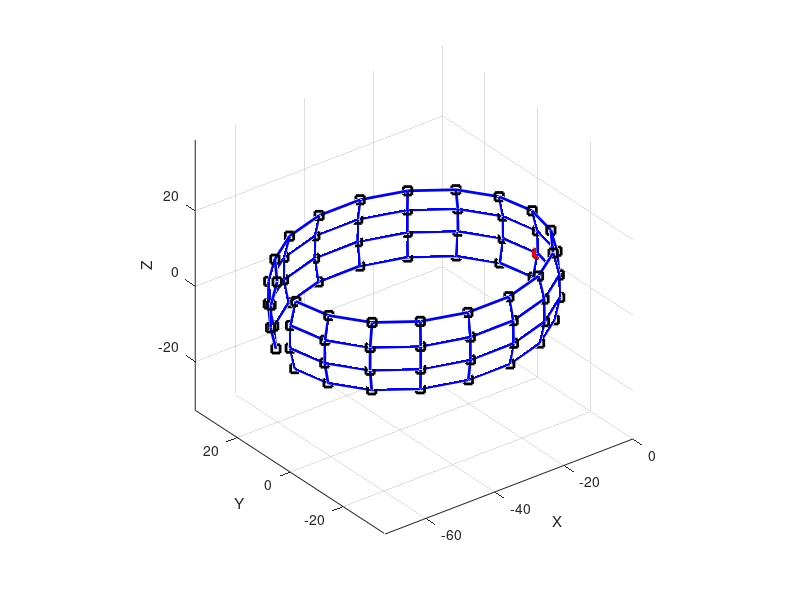

The MATLAB source for this figure: (Note: this script raises an error after producing the figure.)
clc
clear;
close all;
% addpath('C:\Reza\work\ECGKalmanFilter\ToolBox');
% addpath('C:\Reza\work\MILCA');
%//////////////////////////////////////////////////////////////////////////
load LOUETTE_07-Oct-2005_30s.txt -mat; data = LOUETTE1(1:1200,:)';clear LOUETTE1
%//////////////////////////////////////////////////////////////////////////

% maternal abdomen as a spheroid

scale = 30;
a = 1.2*scale;
b = 1*scale;
c = 1*scale;

%phi = [0:.2:pi pi]';
phi = [pi/2.5:.2:pi-pi/2.5]';
step = (2*pi)/18;
teta = 0:step:2*pi-step;

x = a*sin(phi)*cos(teta);
y = b*sin(phi)*sin(teta);
z = c*cos(phi)*ones(size(teta));

x = -x;
y = -y;

S = [x(:) y(:) z(:)]';

navalindex = 39;

naval = S(:,navalindex);

% S = [S(:,1:navalindex-1) S(:,navalindex+1:end)];
% x = [x(:,1:navalindex-1) x(:,navalindex+1:end)];
% y = [y(:,1:navalindex-1) y(:,navalindex+1:end)];
% z = [z(:,1:navalindex-1) z(:,navalindex+1:end)];

S = S - naval*ones(1,size(S,2));
x = x - naval(1);
y = y - naval(2);
z = z - naval(3);
figure;
h = mesh(x,y,z);

% % figure;
% % hh = mesh(x,y,z,[MI [0 0 0]']);


set(h,'LineWidth',2);
colormap([0 0 1]);
axis equal
hold on;
plot3(S(1,:),S(2,:),S(3,:),'ks','LineWidth',2);
plot3(0,0,0,'ro','LineWidth',3);
xlabel('X');
ylabel('Y');
zlabel('Z');

%//////////////////////////////////////////////////////////////////////////
km = 1;
kf = .3;

%elec = [-2 5 5; -2 -5 5; -2 -5 -5; -2 5 -5 ; -6 5 5; -6 -5 5; -6 -5 -5; -6 5 -5];% ; -25 7 20];
%elec = [-6 -10 2;-6 -10 -2;-3 -5 2;-3 -5 -2;-3 5 2;-3 5 -2;-6 10 2;-6 10 -2];

elec = S';

% rf = find(S(1,:)==0 & S(2,:)==0 & S(3,:)==0);
% elec = [S(:,1:rf-1) S(:,rf+1:end)]';

chindex = [1 2 3 4 5 6 7 8];

pos_f = [-13 -4 1];
pos_m = [-15 7 20];

r_f = sqrt(sum(pos_f.^2));
r_m = sqrt(sum(pos_m.^2));
for i = 1:size(elec,1),
    for j = 1:3,
        H_m(i,j) = km* ((elec(i,j)-pos_m(j))/sqrt(sum((elec(i,:)-pos_m).^2))^3 - (0-pos_m(j))/r_m^3);
        H_f(i,j) = kf* ((elec(i,j)-pos_f(j))/sqrt(sum((elec(i,:)-pos_f).^2))^3 - (0-pos_f(j))/r_f^3);
    end
end

% FrankPos = [-5 -8 -2; -3 0 -1; -3 -5 -5];
% FrankNeg = [-10 -8 -2; -3 -15 -1; -3 -5 5];
FrankPos = [-10 20 20; -20 20 20; -30 20 30];       % Maternal Frank leads
FrankNeg = [-60 20 20; -20 -20 20; -30 20 10];     % Maternal Frank leads
for i = 1:3,
    for j = 1:3,
        Frank_m(i,j) = km* ((FrankPos(i,j)-pos_m(j))/sqrt(sum((FrankPos(i,:)-pos_m).^2))^3 - (FrankNeg(i,j)-pos_m(j))/sqrt(sum((FrankNeg(i,:)-pos_m).^2))^3);
        Frank_f(i,j) = kf* ((FrankPos(i,j)-pos_f(j))/sqrt(sum((FrankPos(i,:)-pos_f).^2))^3 - (FrankNeg(i,j)-pos_f(j))/sqrt(sum((FrankNeg(i,:)-pos_f).^2))^3);
    end
end

%//////////////////////////////////////////////////////////////////////////
N = 500;
fs = 250;

% mother params
F_m = .9;
teta0_m = -pi/2;

tetai_m.x  = [-1.09  -0.83   -0.19     -.07  0 .06        0.22    1.2 1.42 1.68];% 2.9];
alphai_m.x = [0.03   .08    -0.13    .85 1.11 .75     0.06   0.1  0.17 0.39];% .03];
bi_m.x     = [0.0906    0.1057    0.0453    0.0378    0.0332    0.0302    0.0378    0.6040 0.3020    0.1812];% .5];

tetai_m.y  = [-1.1  -0.9 -0.76       -0.11   -.01       0.065  0.8      1.58];% 2.9];
alphai_m.y = [0.035 0.015 -0.019     0.32    .51     -0.32    0.04   0.08];% .014];
bi_m.y     = [0.07  .07  0.04        0.055    0.037    0.0604  0.450  0.3];% .5];

tetai_m.z  = [-1.1  -0.93 -0.7      -.4     -0.15    .095    1.05 1.25 1.55];% 2.8];
alphai_m.z = [-0.03 -0.14 -0.035    .045     -0.4    .46    -.12 -.2 -.35];% -.035];
bi_m.z     = [.03  .12  .04         .4    .045       .05    .8 .4 .2];% .4];

% mother params
% F_m = .9;
% teta0_m = pi;

% % tetai_m.x  = [-0.7    -0.17    0       0.18     1.4];     % [Parameters for SingleECG2.mat]
% % alphai_m.x = [0.08     -0.12   1.4     0.08   0.585];
% % bi_m.x     = [.1       .03     .045     0.02    0.3];
% %
% % tetai_m.y  = [-0.9     -0.08   0       0.05        1.3];
% % alphai_m.y = [0.04     0.3     .45     -0.35       0.09];
% % bi_m.y     = [.1       .05      .03    .04         .3];
% %
% % tetai_m.z  = [-0.8      -.3     -0.1        .06     1.35];
% % alphai_m.z = [-0.14    .03     -0.4        .46     -0.6];
% % bi_m.z     = [.1       .4      .03         .03     .3];

% fetal params
F_f = 2.2;
teta0_f = -pi/2.5;

tetai_f.x  = [-0.7    -0.17    0       0.18     1.4];
alphai_f.x = .07*[0.07     -0.11   1.3     0.07   0.275];
%alphai_f.x = .2*[0.07     -0.11   1.3     0.07   0.275];
bi_f.x     = [.1       .03     .045     0.02    0.3];

tetai_f.y  = [-0.9     -0.08   0       0.05        1.3];
alphai_f.y = .08*[0.04     0.3     .45     -0.35       0.09];
%alphai_f.y = .3*[0.04     0.3     .45     -0.35       0.09];
bi_f.y     = [.1       .05      .03    .04         .3];

tetai_f.z  = [-0.8      -.3     -0.1        .06     1.35];
alphai_f.z = .05*[-0.14    .03     -0.4        .46     -0.2];
%alphai_f.z = .4*[-0.14    .03     -0.4        .46     -0.2];
bi_f.z     = [.1       .4      .03         .03     .3];


%//////////////////////////////////////////////////////////////////////////
[DIPm tetam] = DipoleGenerator(N,fs,F_m,alphai_m,bi_m,tetai_m,teta0_m);
[DIPf tetaf] = DipoleGenerator(N,fs,F_f,alphai_f,bi_f,tetai_f,teta0_f);
% s = H_f*[DIPm.x;DIPm.y;DIPm.z];


%Rf = Rotate3D(pi,pi/7,pi/2);   % Fetal rotation matrices (tetax,tetay,tetaz)
%Rf = Rotate3D(pi/8,pi,pi/2);   % Fetal rotation matrices (tetax,tetay,tetaz)
Rf = Rotate3D(pi,0,-pi/2);   % Fetal rotation matrices (tetax,tetay,tetaz)
Rm = Rotate3D(0,0,0);           % Maternal rotation matrices (tetax,tetay,tetaz)
BWf = 1*[.001*sin(2*pi*[1:N]*.14/fs-pi/6) ; .001*sin(2*pi*[1:N]*.14/fs) ; .003*sin(2*pi*[1:N]*.14/fs)];
BWm = 1*[.1*sin(2*pi*[1:N]*.13/fs+pi/7) ; .01*sin(2*pi*[1:N]*.13/fs) ; .01*sin(2*pi*[1:N]*.13/fs)];

%BW = [.15 .35 .15 .2 .5 .11 .4 .3]'*.15*sin(2*pi*[1:N]*.14/fs-pi/6);
%BW = D(:,1)*.01*sin(2*pi*[1:N]*.14/fs - randn(1,N));
BW = H_m(:,1)*.001*sin(2*pi*[1:N]*.14/fs);

VCGm = Rm*diag([1,1,1])*[DIPm.x ; DIPm.y ; DIPm.z];
VCGf = Rf*diag([1,1,1])*[DIPf.x ; DIPf.y ; DIPf.z];

%s = D*[s.x ; s.y ; s.z] + .01*randn(size(D,1),N);
%s = D*[VCGm+BWm] + D0*[VCGf+BWf] + 1e-6*randn(size(D,1),N);

%s = H_m*[VCGm+BWm] + H_f*[VCGf+BWf] + BW + 20e-4*randn(size(H_m,1),N);
%s = H_m*[VCGm+BWm] + H_f*[VCGf+BWf] + BW + filter(1,[1 -1],5e-7*randn(size(H_m,1),N)')' + 1e-7*randn(size(H_m,1),N);

s = H_m*[VCGm+BWm] + H_f*[VCGf+BWf] + BW + filter(1,[1 -1],1e-6*randn(size(H_m,1),N)')' + 1e-5*randn(size(H_m,1),N);

s_mref = H_m*VCGm;
s_fref = H_f*VCGf;


% s = 1e-7*rand(size(H_m,1),N);
% s = filter(1,[1 -1],5e-6*randn(size(H_m,1),N)')';

% Num = 0.0001*[1.0000    2.0000    1.0000];
% Den = [1.0000   -1.9684    0.9688];

% Num = 1;
% Den = [1 -1 1];
% s = filter(Num,Den,5e-6*randn(size(H_m,1),N)')';
% s = s - mean(s,2)*ones(1,size(s,2));
% s = data;


BW2 = Frank_m(:,2)*.001*sin(2*pi*[1:N]*.14/fs);
Frank = Frank_m*[VCGm+BWm] + Frank_f*[VCGf+BWf] + BW2 + filter(1,[1 -1],1e-6*randn(size(Frank_m,1),N)')' + 2e-5*randn(size(Frank_m,1),N);
% Frank = 1000*Frank;
%Frank = [VCGm+BWm]

% figure;
% plot3(Frank(1,:),Frank(2,:),Frank(3,:));
% grid;
% 
figure;
plot(Frank');
grid;


figure;
plot(s');
grid;

%//////////////////////////////////////////////////////////////////////////
p = randperm(size(s,2));
[yy,pp] = sort(p);
s = s(:,p);

W =  jadeR(s,10);
s2 = real(W*s);
A = pinv(W);

s = s(:,pp);
s2 = s2(:,pp);

% [s2, A, W] = fastica(s,'displayMode', 'off','lastEig', 7);%,'numOfIC',30);

% % % %//////////////////////////////////////////////////////////////////////////
plot_multichannel_data(s2,2,'b');
% % % L = 1;
% % % close all;
% % % for i = 1:size(s,1),
% % %     %figure(floor((i-1)/L)+1);
% % %     %subplot(L,1,mod(i-1,L)+1);
% % %     h = figure;
% % %     plot(s2(i,:),'b','Linewidth',1);
% % %     xlabel('n');
% % %     ylabel(['IC',num2str(chindex(i))]);
% % %     %title(['Ch',num2str(chindex(i))]);
% % %     grid;
% % % 
% % %     % % %     set(h,'PaperUnits','inches');
% % %     % % %     %set(h,'Resize','off');
% % %     % % %     %set(h,'PaperPositionMode','auto');
% % %     % % %     set(h,'PaperPosition',[.01 .01 3.5 2])
% % %     % % %     %print('-djpeg',['C:\testplot',num2str(chindex(i)),'.jpg']);
% % %     % % %     print('-dpng',['C:\testplot',num2str(chindex(i)),'.png']);
% % % 
% % %     %     a = axis;
% % %     %     a(3) = -1;
% % %     %     a(4) = 1;
% % %     %     axis(a);
% % %     %     hold on;
% % %     %    plot(data(i,:));
% % %     %    plot(100*s(1,:)','r');
% % % end
% % % 
% % % %//////////////////////////////////////////////////////////////////////////

figure
plot(s2','b');

% hold on;
% plot(1000*s','r');

% y = filter(1,[1 -1],randn(length(s),1));
% %y = filter([0 1],[-1 1],y);
% figure;
% plot(y');
% grid;
% 

% figure
% psd(s2(3,:),length(s));
% hold on;
% psd(s(4,:),length(s));
% psd(s2(5,:),length(s));
% psd(s(5,:),length(s));

MIPerRefM = zeros(1,size(s,1));
MIPerRefF = zeros(1,size(s,1));
MI3D = zeros(1,size(s,1));
MI = zeros(3,size(s,1));
KN = 10;
for i = 1:size(s,1);
    i
    
    normalized = (s(i,:)-mean(s(i,:)))/std(s(i,:));
    normalizedref = (Frank - mean(Frank,2)*ones(1,length(Frank)))./(std(Frank,1,2)*ones(1,length(Frank)));
    
    mnormalizedref = (s_mref(i,:)-mean(s_mref(i,:)))/std(s_mref(i,:));
    fnormalizedref = (s_fref(i,:)-mean(s_fref(i,:)))/std(s_fref(i,:));
    
    MI3D(i) = MIxnyn(normalizedref,normalized,KN);
    MIPerRefM(i) = MIxnyn(mnormalizedref,normalized,KN);
    MIPerRefF(i) = MIxnyn(fnormalizedref,normalized,KN);
    MI(1,i) = MIxnyn(normalizedref(1,:),normalized,KN);
    MI(2,i) = MIxnyn(normalizedref(2,:),normalized,KN);
    MI(3,i) = MIxnyn(normalizedref(3,:),normalized,KN);
end
MI3D(navalindex) = min(MI3D);
MIPerRefM(navalindex) = min(MIPerRefM);
MIPerRefF(navalindex) = min(MIPerRefF);
MI(1,navalindex) = min(MI(1,:));
MI(2,navalindex) = min(MI(2,:));
MI(3,navalindex) = min(MI(3,:));


figure;
plot(MI3D);
grid;

hold on
plot(MI','r');

figure;
plot(MI3D);
grid;

hold on
plot(MI','r');

figure;
plot(MIPerRefM,'b');
hold on
plot(MIPerRefF,'r');
grid;

figure;
h = surf(x,y,z,reshape(MIPerRefF,size(z)));
set(h,'LineWidth',2);
%colormap([0 0 1]);
shading interp
colormap jet
axis equal
hold on;
plot3(S(1,:),S(2,:),S(3,:),'ks','LineWidth',2);
plot3(0,0,0,'ro','LineWidth',3);
xlabel('X');
ylabel('Y');
zlabel('Z');






